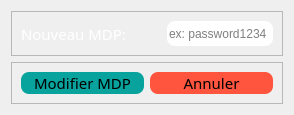
                           <widget class="QWidget" name="tab_13">
                            <attribute name="title">
                             <string>Modifier MDP</string>
                            </attribute>
                            <layout class="QVBoxLayout" name="verticalLayout_16">
                             <item>
                              <widget class="QFrame" name="frame_73">
                               <property name="frameShape">
                                <enum>QFrame::StyledPanel</enum>
                               </property>
                               <property name="frameShadow">
                                <enum>QFrame::Raised</enum>
                               </property>
                               <layout class="QHBoxLayout" name="horizontalLayout_64">
                                <item>
                                 <widget class="QLabel" name="label_33">
                                  <property name="minimumSize">
                                   <size>
                                    <width>140</width>
                                    <height>0</height>
                                   </size>
                                  </property>
                                  <property name="maximumSize">
                                   <size>
                                    <width>60</width>
                                    <height>16777215</height>
                                   </size>
                                  </property>
                                  <property name="font">
                                   <font>
                                    <family>Quicksand Light</family>
                                    <pointsize>11</pointsize>
                                   </font>
                                  </property>
                                  <property name="styleSheet">
                                   <string notr="true">QFrame{
border-radius:10px;
color: #FFF;
}</string>
                                  </property>
                                  <property name="text">
                                   <string>Nouveau MDP:</string>
                                  </property>
                                 </widget>
                                </item>
                                <item>
                                 <widget class="QLineEdit" name="enseignant_mdp_modif_in_db_new">
                                  <property name="minimumSize">
                                   <size>
                                    <width>0</width>
                                    <height>25</height>
                                   </size>
                                  </property>
                                  <property name="maximumSize">
                                   <size>
                                    <width>16777215</width>
                                    <height>25</height>
                                   </size>
                                  </property>
                                  <property name="styleSheet">
                                   <string notr="true">*{
color: #000;
background:#FFF;
border-radius:8px;
}</string>
                                  </property>
                                  <property name="placeholderText">
                                   <string>ex: password1234</string>
                                  </property>
                                 </widget>
                                </item>
                               </layout>
                              </widget>
                             </item>
                             <item>
                              <widget class="QFrame" name="frame_72">
                               <property name="frameShape">
                                <enum>QFrame::StyledPanel</enum>
                               </property>
                               <property name="frameShadow">
                                <enum>QFrame::Raised</enum>
                               </property>
                               <layout class="QHBoxLayout" name="horizontalLayout_63">
                                <item>
                                 <widget class="QPushButton" name="btn_modif_mdp_enseignant_in_db_new">
                                  <property name="maximumSize">
                                   <size>
                                    <width>150</width>
                                    <height>40</height>
                                   </size>
                                  </property>
                                  <property name="font">
                                   <font>
                                    <family>Quicksand Light</family>
                                    <pointsize>11</pointsize>
                                   </font>
                                  </property>
                                  <property name="styleSheet">
                                   <string notr="true">*{
background:rgb(9, 163, 158);
border-radius:8px;
}
QPushButton:hover{
background:rgb(13, 58, 53);
color:#FFF;
font-size:18px;
}
QPushButton:pressed{
background:rgb(98, 255, 237);
}</string>
                                  </property>
                                  <property name="text">
                                   <string>Modifier MDP</string>
                                  </property>
                                 </widget>
                                </item>
                                <item>
                                 <widget class="QPushButton" name="pushButton_22">
                                  <property name="maximumSize">
                                   <size>
                                    <width>150</width>
                                    <height>40</height>
                                   </size>
                                  </property>
                                  <property name="font">
                                   <font>
                                    <family>Quicksand Light</family>
                                    <pointsize>11</pointsize>
                                   </font>
                                  </property>
                                  <property name="styleSheet">
                                   <string notr="true">*{
background:rgb(255, 85, 62);
border-radius:8px;
}
QPushButton:hover{
background:rgb(198, 66, 43);
color:#FFF;
font-size:18px;
}
QPushButton:pressed{
background:rgb(255, 142, 114);
}</string>
                                  </property>
                                  <property name="text">
                                   <string>Annuler</string>
                                  </property>
                                 </widget>
                                </item>
                               </layout>
                              </widget>
                             </item>
                            </layout>
                           </widget>
